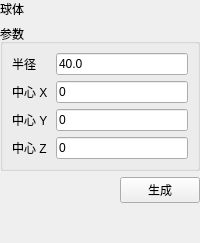
<?xml version="1.0" encoding="UTF-8"?>
<ui version="4.0">
 <class>SphereDialog</class>
 <widget class="QWidget" name="SphereDialog">
  <layout class="QVBoxLayout" name="mainLayout">
   <property name="leftMargin"><number>0</number></property><property name="topMargin"><number>0</number></property><property name="rightMargin"><number>0</number></property><property name="bottomMargin"><number>0</number></property><property name="spacing"><number>6</number></property>
   <item><widget class="QLabel" name="pageHeaderLabel"><property name="text"><string>球体</string></property></widget></item>
   <item>
    <widget class="QGroupBox" name="parameterGroup">
     <property name="title"><string>参数</string></property>
     <layout class="QFormLayout" name="parameterForm">
      <property name="leftMargin"><number>9</number></property><property name="topMargin"><number>9</number></property><property name="rightMargin"><number>9</number></property><property name="bottomMargin"><number>9</number></property>
      <property name="horizontalSpacing"><number>8</number></property><property name="verticalSpacing"><number>6</number></property>
      <item row="0" column="0"><widget class="QLabel" name="radiusEditLabel"><property name="text"><string>半径</string></property></widget></item><item row="0" column="1"><widget class="QLineEdit" name="radiusEdit"><property name="minimumHeight"><number>30</number></property><property name="text"><string>40.0</string></property></widget></item><item row="1" column="0"><widget class="QLabel" name="xEditLabel"><property name="text"><string>中心 X</string></property></widget></item><item row="1" column="1"><widget class="QLineEdit" name="xEdit"><property name="minimumHeight"><number>30</number></property><property name="text"><string>0</string></property></widget></item><item row="2" column="0"><widget class="QLabel" name="yEditLabel"><property name="text"><string>中心 Y</string></property></widget></item><item row="2" column="1"><widget class="QLineEdit" name="yEdit"><property name="minimumHeight"><number>30</number></property><property name="text"><string>0</string></property></widget></item><item row="3" column="0"><widget class="QLabel" name="zEditLabel"><property name="text"><string>中心 Z</string></property></widget></item><item row="3" column="1"><widget class="QLineEdit" name="zEdit"><property name="minimumHeight"><number>30</number></property><property name="text"><string>0</string></property></widget></item>
     </layout>
    </widget>
   </item>
   <item><layout class="QHBoxLayout" name="buttonLayout"><item><spacer name="buttonSpacer"><property name="orientation"><enum>Qt::Horizontal</enum></property><property name="sizeHint" stdset="0"><size><width>40</width><height>20</height></size></property></spacer></item><item><widget class="QPushButton" name="generateButton"><property name="minimumHeight"><number>34</number></property><property name="text"><string>生成</string></property></widget></item></layout></item>
   
   <item><spacer name="verticalSpacer"><property name="orientation"><enum>Qt::Vertical</enum></property><property name="sizeHint" stdset="0"><size><width>20</width><height>40</height></size></property></spacer></item>
  </layout>
 </widget>
 <resources/>
 <connections/>
</ui>
